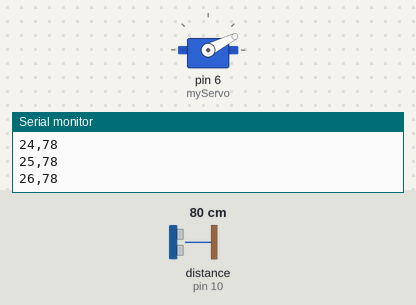
A sketch run on a simulated Arduino Uno, built with avr-gcc and run on an emulated ATmega328P. Shown: servo, the last lines printed to the serial monitor. Wiring (inferred from the names in the program): ultrasonic range finder: trigger pin 9; echo pin 10. Inputs (shaded band) come from the test bench; at power-on: distance to the obstacle (sensor on pin 10) 80 cm. The echo pulse lasts 58.3 µs per cm.

Above: at 1.28 s.
1.3 s: distance to the obstacle (sensor on pin 10) set to 35 cm
At 1.91 s:
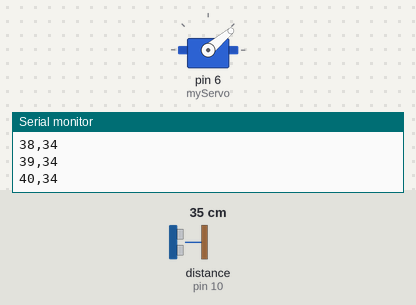
4.3 s: distance to the obstacle (sensor on pin 10) set to 250 cm
At 4.47 s:
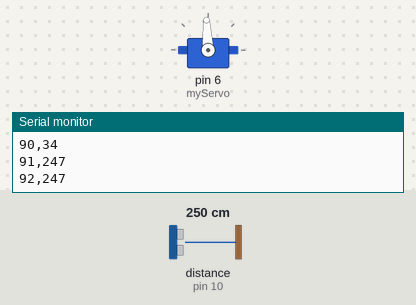
7.3 s: distance to the obstacle (sensor on pin 10) set to 2 cm
At 9.09 s:
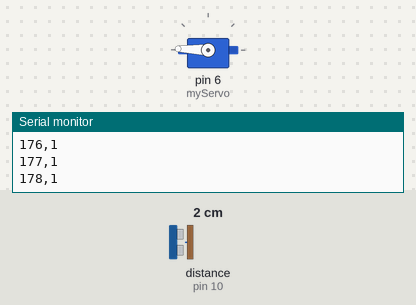
Timing chart, 0 to 16.3 s (numbered marks = the images above; inputs shaded):
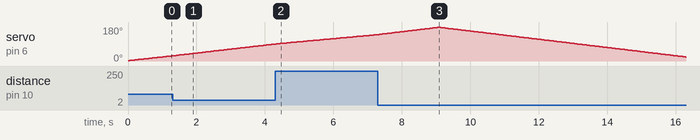

The sketch:

ultrasound_radar.ino
```cpp
#include <Servo.h>

Servo myServo;
const int trigPin = 9;
const int echoPin = 10;

void setup() {
  Serial.begin(9600);
  myServo.attach(6);
  pinMode(trigPin, OUTPUT);
  pinMode(echoPin, INPUT);
}

void loop() {
  for (int angle = 2; angle <= 178; angle++) {
    myServo.write(angle);
    delay(15); // Let servo move

    // Trigger ultrasonic sensor
    digitalWrite(trigPin, LOW);
    delayMicroseconds(2);
    digitalWrite(trigPin, HIGH);
    delayMicroseconds(10);
    digitalWrite(trigPin, LOW);

    long duration = pulseIn(echoPin, HIGH);
    int distance = duration * 0.034 / 2; // Convert to cm

    // Send data to serial in format: angle,distance
    Serial.print(angle);
    Serial.print(",");
    Serial.println(distance);

    delay(30); // Adjust for smoother data
  }

  // Sweep back
  for (int angle = 178; angle >= 2; angle--) {
    myServo.write(angle);
    delay(15);

    digitalWrite(trigPin, LOW);
    delayMicroseconds(2);
    digitalWrite(trigPin, HIGH);
    delayMicroseconds(10);
    digitalWrite(trigPin, LOW);

    long duration = pulseIn(echoPin, HIGH);
    int distance = duration * 0.034 / 2;

    Serial.print(angle);
    Serial.print(",");
    Serial.println(distance);

    delay(30);
  }
}
```

Measured:
- by itself, servo on pin 6 (myServo): rises from 140° to 178° in 1.7 s, then falls to 21° in 7.3 s
